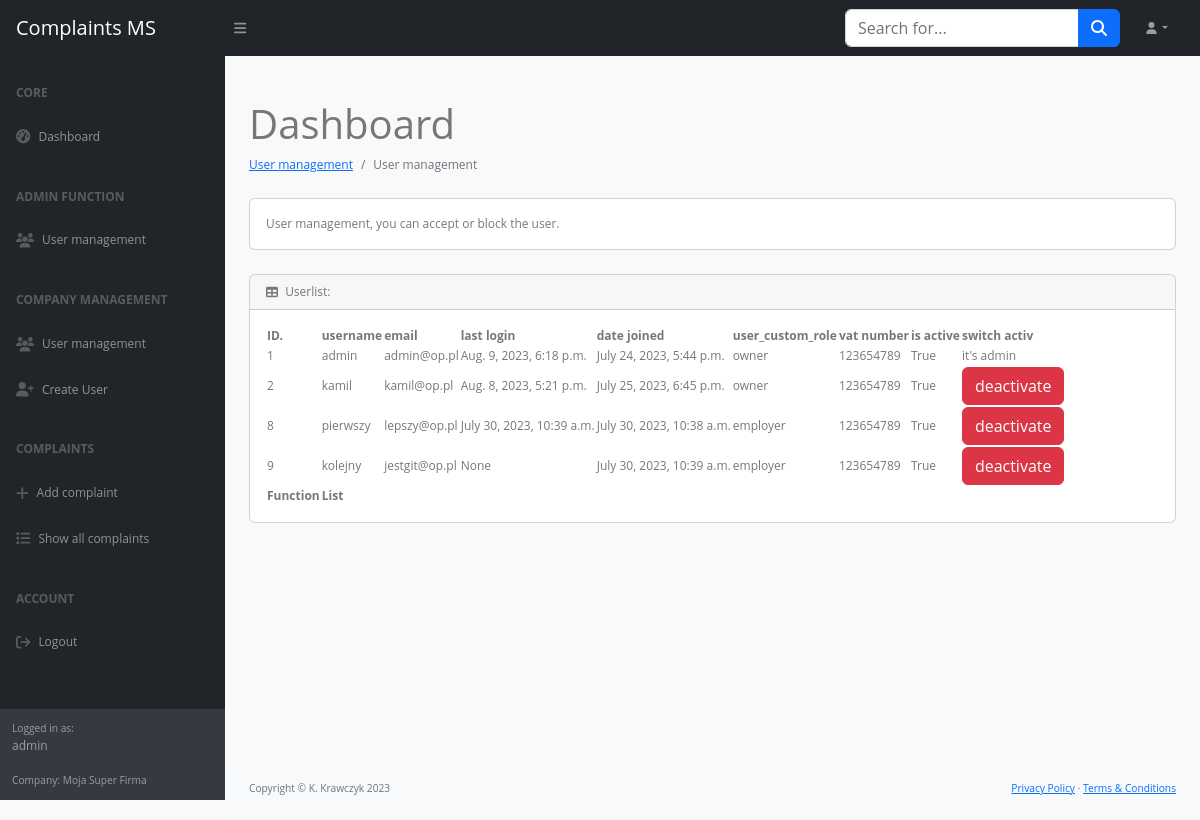
The app's page /panel/users/ (signed in) with its own data.
### complaints/models.py (models this page shows)
class MyUser(AbstractUser):
    company = models.ForeignKey(Company, on_delete=models.CASCADE, null=True, blank=True)
    user_custom_role = models.IntegerField(choices=USER_ROLE, default=2)

class Company(models.Model):
    name = models.CharField(max_length=64, null=True, blank=True)
    nip = models.CharField(max_length=16, primary_key=True)
    adress = models.CharField(max_length=64, null=True, blank=True)

### complaints/views.py (the view)
# urls.py: path('panel/users/', UserManagementView.as_view()),
class UserManagementView(View):
    def get(self, request):
        if not request.user.is_authenticated:
            return redirect('/login/')
        if request.user.user_custom_role != 2:
            return render(request, 'admin/no_permissions.html',
                          {'message': 'Want to manage users? Ask your boss for access.'})
        ctx = {
            'users': User.objects.filter(company_id=request.user.company_id),
            'link': '/panel/users'
        }
        return render(request, 'admin/user.html', ctx)

### complaints/my_context_processor.py (called while the page is built)
def my_cp(request):
    user = request.user
    ctx = {}
    if user.is_authenticated:
        ctx.update({
            'current_user': user
        })
    return ctx

### complaints/templates/admin/user.html (shortened to what this page needs)
{% extends 'user/../base.html' %}
{% block main %}
<main>
    <div class="container-fluid px-4">
        <h1 class="mt-4">Dashboard</h1>
        <ol class="breadcrumb mb-4">
            <li class="breadcrumb-item"><a href="">User management</a></li>
            <li class="breadcrumb-item active">User management</li>
        </ol>
        <div class="card mb-4">
            <div class="card-body">
                User management, you can accept or block the user.
            </div>
        </div>
        <div class="card mb-4">
            <div class="card-header">
                <i class="fas fa-table me-1"></i>
                Userlist:
            </div>
            <div class="card-body">
                <table id="datatablesSimple">
                    <thead>
                        <tr>
                            <th>ID.</th>
                            <th>username</th>
                            <th>email</th>
                            <th>last login</th>
                            <th>date joined</th>
                            <th>user_custom_role</th>
                            <th>vat number</th>
                            <th>is active</th>
                            <th>switch activ</th>
                        </tr>
                    </thead>
                    <tfoot>
                        <tr>
                            <th>Function</th>
                            <th>List</th>
                        </tr>
                    </tfoot>
                    <tbody>
                        {% for user in users %}
                        <tr>
                            <td>{{ user.id }}</td>
                            <td>{{ user.username }}</td>
                            <td>{{ user.email }}</td>
                            <td>{{ user.last_login }}</td>
                            <td>{{ user.date_joined }}</td>
                            <td>
                            {% if user.user_custom_role == 1 %} admin
                            {% elif user.user_custom_role == 2 %}owner
                            {% elif user.user_custom_role == 3 %}employer
                            {% endif %}
                            </td>
                            <td>{{ user.company_id }}</td>
                            <td>{{ user.is_active }}</td>
                            <td>
                                {% if user.is_superuser %}
                                    it's admin
                                {% else %}
                                    {% if user.is_active %}
                                        <a class="btn btn-danger" href="{{ link }}/0/{{ user.id }}/">deactivate</a>
                                    {% else %}
                                        <a class="btn btn-primary" href="{{ link }}/1/{{ user.id }}/">activate</a>
                                    {% endif %}
                                {% endif %}
                            </td>
                        </tr>
                        {% endfor %}
                    </tbody>
                </table>
            </div>
        </div>
    </div>
</main>
{% endblock %}

### complaints/templates/navbar_left.html
<div id="layoutSidenav_nav">
                <nav class="sb-sidenav accordion sb-sidenav-dark" id="sidenavAccordion">
                    <div class="sb-sidenav-menu">
                        <div class="nav">
                            <div class="sb-sidenav-menu-heading">Core</div>
                            <a class="nav-link" href="/panel/home/">
                                <div class="sb-nav-link-icon"><i class="fas fa-tachometer-alt"></i></div>
                                Dashboard
                            </a>
                            <div class="sb-sidenav-menu-heading">Admin function</div>
                            <a class="nav-link" href="/adm/user">
                                <div class="sb-nav-link-icon"><i class="fa-solid fa-users"></i></div>
                                User management
                            </a>
                            <div class="sb-sidenav-menu-heading">Company management</div>
                            <a class="nav-link" href="/panel/users/">
                                <div class="sb-nav-link-icon"><i class="fa-solid fa-users"></i></div>
                                User management
                            </a>
                            <a class="nav-link" href="/panel/add_user/">
                                <div class="sb-nav-link-icon"><i class="fa-solid fa-user-plus"></i></div>
                                Create User
                            </a>
                            <div class="sb-sidenav-menu-heading">Complaints</div>
                            <a class="nav-link" href="/panel/add-compaint/">
                                <div class="sb-nav-link-icon"><i class="fa-solid fa-plus"></i></div>
                                Add complaint
                            </a>
                            <a class="nav-link" href="/panel/complaints/">
                                <div class="sb-nav-link-icon"><i class="fa-solid fa-list"></i></div>
                                Show all complaints
                            </a>
                            <div class="sb-sidenav-menu-heading">Account</div>
                            <a class="nav-link" href="/logout/">
                                <div class="sb-nav-link-icon"><i class="fa-solid fa-arrow-right-from-bracket"></i></div>
                                Logout
                            </a>
                        </div>
                    </div>
                    <div class="sb-sidenav-footer">
                        <div class="small">Logged in as:</div>
                        {{ current_user.username }}
                        <br><br>
                        <div class="small">Company:
                        {{ current_user.company.name }}</div>
                    </div>
                </nav>
            </div>

### records on screen
MyUser: username "admin", company.name "Moja Super Firma", id "1", email "admin@op.pl", last_login "Aug. 9, 2023, 6:18 p.m.", date_joined "July 24, 2023, 5:44 p.m.", user_custom_role "owner", company_id "123654789", is_active "True", is_superuser "it's admin"
MyUser: id "2", username "kamil", email "kamil@op.pl", last_login "Aug. 8, 2023, 5:21 p.m.", date_joined "July 25, 2023, 6:45 p.m.", user_custom_role "owner", company_id "123654789", is_active "True"
MyUser: id "8", username "pierwszy", email "lepszy@op.pl", last_login "July 30, 2023, 10:39 a.m.", date_joined "July 30, 2023, 10:38 a.m.", user_custom_role "employer", company_id "123654789", is_active "True"
MyUser: id "9", username "kolejny", email "jestgit@op.pl", last_login "None", date_joined "July 30, 2023, 10:39 a.m.", user_custom_role "employer", company_id "123654789", is_active "True"
